Frame 1 (no input): blank canvas, image omitted
Frame 60 (the mouse pressed at the canvas centre just before this capture): blank canvas, image omitted
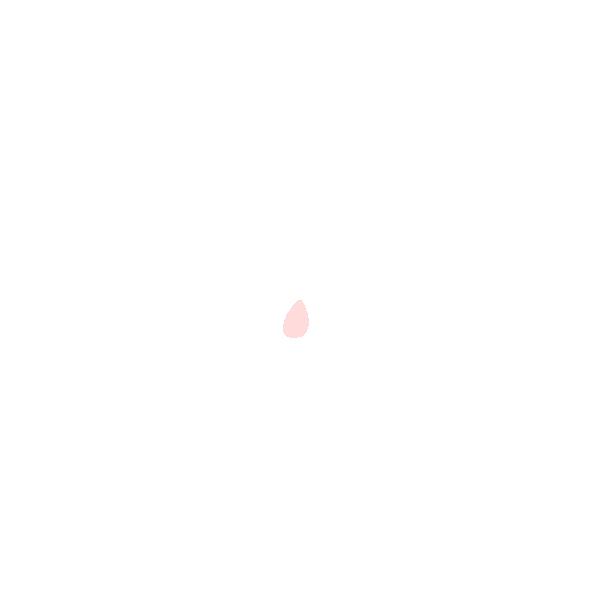
Frame 120 (the mouse held since frame 60 and released just before this capture)

The Processing sketch whose frames 1 and 60 were blank and that drew this single picture after the mouse press (run headless with seeded random() and noise(); from frame 60 on, the mouse is pressed at the canvas centre):

// Processing sketch: processing_174605
// ── processing_174605.pde

void setup() {
size(600, 600);
background(255);
}
void catmullRom (float x1, float y1, float x2, float y2, 
float x3, float y3, float x4, float y4) { // equivalent to Processing curve() function
beginShape();
for (float t=0; t<=1; t+=0.02) {
float t2 = t*t;
float t3 = t2*t;
float x= (-.5*x1 + 1.5*x2 -1.5*x3 + .5*x4)*t3 + (x1 -2.5*x2 +2*x3 -.5*x4)*t2 + (-.5*x1 + .5*x3)*t + x2;
float y= (-.5*y1 + 1.5*y2 -1.5*y3 + .5*y4)*t3 + (y1 -2.5*y2 +2*y3 -.5*y4)*t2 + (-.5*y1 + .5*y3)*t + y2;
vertex(x, y);
}
endShape();
}
void draw() {
float c = random(134,255);
if (mousePressed)
catmullRom(100, 0, mouseX, mouseY, width-300, 300, width, 0);
stroke(255,c,c);
fill(255, c,c);
}
